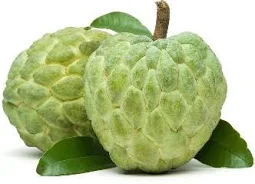
#> input picture custard_apple.jpg, 255 x 184 px, found by its file name
$ jupyter execute Assignment2_Adversarial_Patch.ipynb   (shell and % lines are left out)
#> lines starting #> are read from the running program, lines starting #| are printed output that depends on the picture
## Assignment 2: Adversarial Patch

Kelly Tong

Link to Google Colab Notebook: https://colab.research.google.com/drive/1gzrStjI2DyZvfOhJ94llfOeGEeS5uVDu#scrollTo=vFN6sZz_R0S6

[cell 1]
## Navigate to the Github Repository
%cd /content/AIPI590_Assignment2

## Adversarial Patch Description
In this assignment, I choose to use "merging two images" as my adversarial change. The two images I chose are "custard apple.jpg" and "banana.jpg". This decision is made due to the similarity as well as distinct features of the two images. Both a custard apple and a banana are from the fruit category, but their appearance and colors are quite distinct.

The two images are merged with an 0.7 alpha blend, creating a disbalance between the two images. The features of banana become more apparent than that of the custard apple. By adjusting the size of the apple apple image to the same size as the custard apple image, the banana features and characteristics are stretched. The adversarial changes and output image for testing are all demonstrated below.

[cell 2]
## Import Necessary packages
from PIL import Image
from IPython.display import display
from google.colab import files

[cell 3]
def merge_images(image_path1, image_path2, output_path, alpha=0.5):
    """
    Merges two images with a specified alpha blending factor.

    Parameters:
    - image_path1: str, path to the first image (background)
    - image_path2: str, path to the second image (overlay)
    - output_path: str, path to save the merged image
    - alpha: float, blending factor (0.0 to 1.0),
             where 0 is fully the first image and 1 is fully the second image

    Returns:
    - Merged image object
    """
#> called with image_path2 = '/content/AIPI590_Assignment2/banana.jpg', alpha = 0.7
    # Load the two images
    image1 = Image.open(image_path1)
#> image1 is the input picture: PIL image 255x184 RGB; mean R, G, B 180.4, 192.7, 144.6
    image2 = Image.open(image_path2)
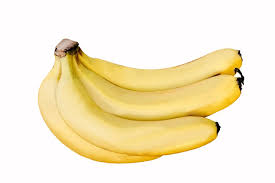
#> input picture banana.jpg, 275 x 183 px, found by its file name
#> image2 is the input picture: PIL image 275x183 RGB; mean R, G, B 247.2, 235.1, 203.8

    # Resize the second image to match the first image's size
    image2 = image2.resize(image1.size)
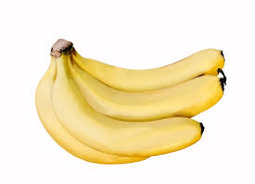
#> image2: PIL image 255x184 RGB; mean R, G, B 247.2, 235.1, 203.7

    # Blend the images
    merged_image = Image.blend(image1, image2, alpha=alpha)
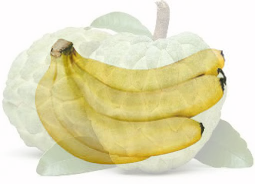
#> merged_image: PIL image 255x184 RGB; mean R, G, B 226.8, 221.9, 185.6

    # Save the output image
    merged_image.save(output_path)

    # Return the merged image
    return merged_image

# Paths to the uploaded files
image_path1 = '/content/AIPI590_Assignment2/custard_apple.jpg'
image_path2 = '/content/AIPI590_Assignment2/banana.jpg'
output_path = '/content/AIPI590_Assignment2/merged_image.jpg'

# Merge the images with a 0.7 alpha blend
merged_image = merge_images(image_path1, image_path2, output_path, alpha=0.7)

# Display the output image
merged_image.show()
